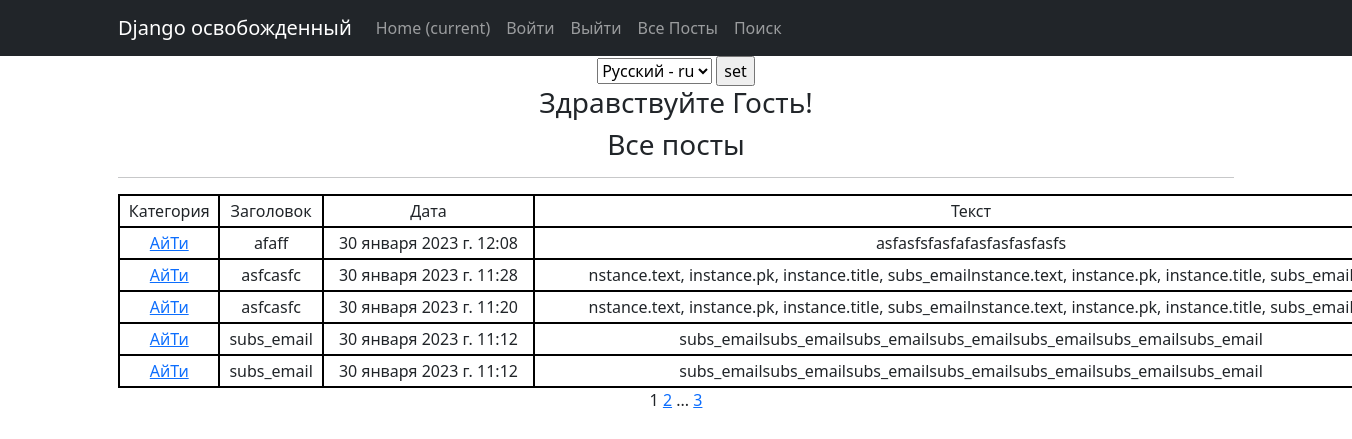
Page /post/ on the earlier database version.
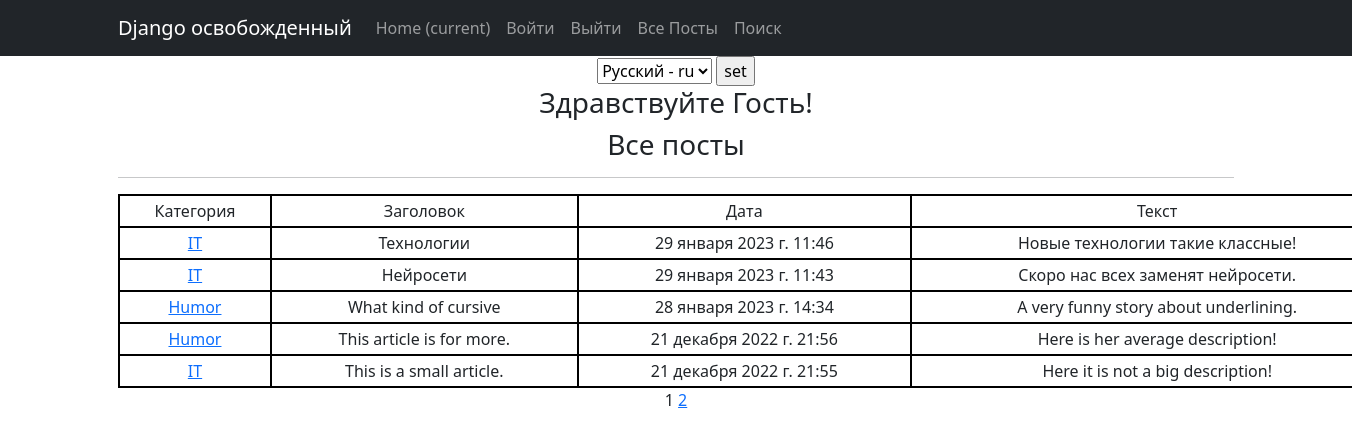
Same page on the later database version.
### news/models.py (models this page shows, shortened)
class Category(models.Model):
    name = models.CharField(max_length=64, unique=True)
    subscribers = models.ManyToManyField(User, related_name='categories')

class Post(models.Model):
    author = models.ForeignKey(Author, on_delete=models.CASCADE)
    NEWS = 'NW'
    ARTICLE = 'AR'
    CATEGORY_CHOICES = (
        (NEWS, 'Новость'),
        (ARTICLE, 'Статья'),
    )
    categoryType = models.CharField(max_length=2, choices=CATEGORY_CHOICES, default=ARTICLE)
    dateCreation = models.DateTimeField(auto_now_add=True)
    postCategory = models.ManyToManyField(Category, through='PostCategory')
    title = models.CharField(max_length=128)
    text = models.TextField()
    rating = models.SmallIntegerField(default=0)

### news/views.py (the view)
# urls.py: path('', cache_page(60)(PostList.as_view()), name='news_list'),
class PostList(ListView):
    model = Post
    ordering = '-dateCreation'
    template_name = 'all_news.html'
    context_object_name = 'all_news'
    paginate_by = 5
    def get_queryset(self):
        queryset = super().get_queryset()
        self.filterset = NewsFilter(self.request.GET, queryset)
        return self.filterset.qs
    def get_context_data(self, **kwargs):
        context = super().get_context_data(**kwargs)
        context['time_now'] = datetime.utcnow()
        context['filterset'] = self.filterset
        return context

### news/templatetags/custom_filters.py (called while the page is built)
@register.filter()
def censor(text, word=str):
    if word in text:
        reword = word[0] + ((len(word) - 2) * "*") + word[-1]
        text = text.replace(word, reword)
    return text

### news/templatetags/custom_tags.py (called while the page is built)
@register.simple_tag(takes_context=True)
def url_replace(context, **kwargs):
    d = context['request'].GET.copy()
    for k, v in kwargs.items():
        d[k] = v
    return d.urlencode()

### templates/all_news.html (shortened to what this page needs)
{% extends 'flatpages/default.html' %}
{% load custom_filters %}
{% load custom_tags %}
{% load cache %}
{% load i18n %}
{% block content %}
        <form action="{% url 'set_language' %}" method="POST"> {% csrf_token %}
            {% get_current_language as LANGUAGE_CODE %}
            <select name="language" id="">
                {% get_available_languages as LANGUAGES %}
                {% get_language_info_list for LANGUAGES as languages %}
                {% for language in languages %}
                    <option value="{{ language.code }}" {% if language.code == LANGUAGE_CODE %} selected {% endif %}>
                        {{ language.name_local }} - {{ language.code }}
                    </option>
                {% endfor %}
            </select>
            <input type="submit" value="set">
        </form>
    {% if perms.news %}
        <h3>{% trans 'Здравствуйте' %} {{ user.username }}!</h3>
    {% else %}
        <h3>{% trans 'Здравствуйте Гость' %}!</h3>
    {% endif %}
    <h3>Все посты</h3>
    <hr>
   {% if all_news %}
    <table>
        <tr>
            <td>{% trans 'Категория' %}</td>
            <td>{% trans 'Заголовок' %}</td>
            <td>{% trans 'Дата' %}</td>
            <td>{% trans 'Текст' %}</td>
        </tr>
        {% for news in all_news %}
        <tr>
            <td>
                {% for cat in news.postCategory.all %}
                    <a href="{% url 'category_list' cat.id %}" >{{ cat.name }}</a>
                {% endfor %}
            </td>
            <td>{{ news.title }}</td>
            <td>{{ news.dateCreation }}</td>
            <td>{{ news.text|truncatewords:20|censor:"борьбу"|censor:"ограбили"|censor:"умерщвляли" }}</td>
        </tr>
        {% endfor %}
    </table>
   {% else %}
       <h2>Постов нет!</h2>
   {% endif %}
   {{ page_obj.number }}
    {% if page_obj.has_next %}
        <a href="?{% url_replace page=page_obj.next_page_number %}">{{ page_obj.next_page_number }}</a>
        {% if paginator.num_pages != page_obj.next_page_number %}
            ...
            <a href="?{% url_replace page=page_obj.paginator.num_pages %}">{{ page_obj.paginator.num_pages }}</a>
        {% endif %}
    {% endif %}
{% endblock content %}

Differences in the rows shown:
removed Post: title "afaff", dateCreation "30 января 2023 г. 12:08", text|censor "asfasfsfasfafasfasfasfasfs", Category (name "АйТи")
removed Post: title "asfcasfc", dateCreation "30 января 2023 г. 11:28", text|censor "nstance.text, instance.pk, instance.title, subs_emailnstance.text, instance.pk, instance.title,…", Category (name "АйТи")
removed Post: title "asfcasfc", dateCreation "30 января 2023 г. 11:20", text|censor "nstance.text, instance.pk, instance.title, subs_emailnstance.text, instance.pk, instance.title,…", Category (name "АйТи")
removed Post: title "subs_email", dateCreation "30 января 2023 г. 11:12", text|censor "subs_emailsubs_emailsubs_emailsubs_emailsubs_emailsubs_emailsubs_email", Category (name "АйТи")
removed Post: title "subs_email", dateCreation "30 января 2023 г. 11:12", text|censor "subs_emailsubs_emailsubs_emailsubs_emailsubs_emailsubs_emailsubs_email", Category (name "АйТи")
now on this page (row edited): Post: title "Технологии", dateCreation "29 января 2023 г. 11:46", text|censor "Новые технологии такие классные!", Category (name "IT")
now on this page (row edited): Post: title "Нейросети", dateCreation "29 января 2023 г. 11:43", text|censor "Скоро нас всех заменят нейросети.", Category (name "IT")
now on this page (row edited): Post: title "What kind of cursive", dateCreation "28 января 2023 г. 14:34", text|censor "A very funny story about underlining."
now on this page (row edited): Category: name "Humor"
now on this page (row edited): Post: title "This article is for more.", dateCreation "21 декабря 2022 г. 21:56", text|censor "Here is her average description!"
now on this page (row edited): Post: title "This is a small article.", dateCreation "21 декабря 2022 г. 21:55", text|censor "Here it is not a big description!", Category (name "IT")
Other differences:
{{ page_obj.paginator.num_pages }}: "3" → (not shown)
